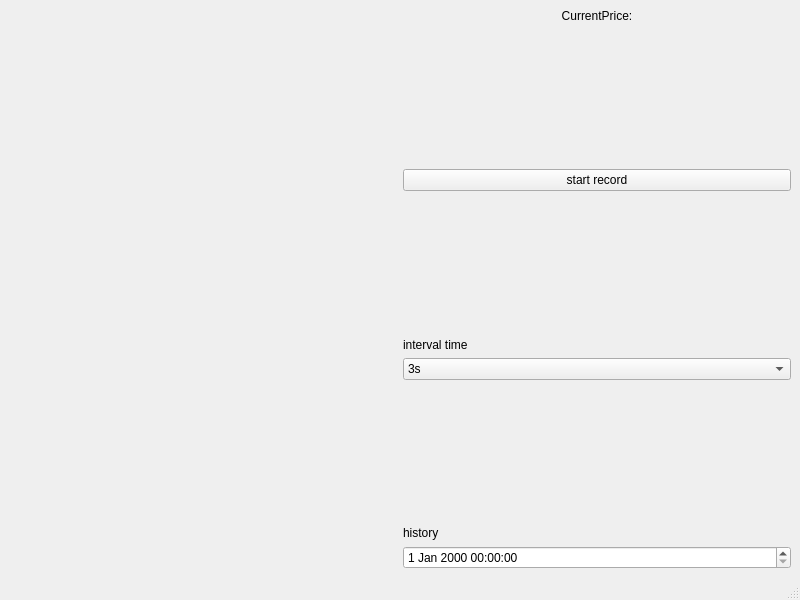
<?xml version="1.0" encoding="UTF-8"?>
<ui version="4.0">
 <class>MainWindow</class>
 <widget class="QMainWindow" name="MainWindow">
  <property name="geometry">
   <rect>
    <x>0</x>
    <y>0</y>
    <width>800</width>
    <height>600</height>
   </rect>
  </property>
  <property name="windowTitle">
   <string>MainWindow</string>
  </property>
  <widget class="QWidget" name="centralwidget">
   <layout class="QHBoxLayout" name="horizontalLayout">
    <item>
     <widget class="QChartView" name="chartWidget" native="true"/>
    </item>
    <item>
     <layout class="QVBoxLayout" name="verticalLayout">
      <item>
       <widget class="QLabel" name="realtimePriceLabel">
        <property name="text">
         <string>CurrentPrice:</string>
        </property>
        <property name="alignment">
         <set>Qt::AlignmentFlag::AlignCenter</set>
        </property>
       </widget>
      </item>
      <item>
       <spacer name="verticalSpacer_3">
        <property name="orientation">
         <enum>Qt::Orientation::Vertical</enum>
        </property>
        <property name="sizeHint" stdset="0">
         <size>
          <width>20</width>
          <height>40</height>
         </size>
        </property>
       </spacer>
      </item>
      <item>
       <widget class="QPushButton" name="startEndBtn">
        <property name="text">
         <string>start record</string>
        </property>
       </widget>
      </item>
      <item>
       <spacer name="verticalSpacer">
        <property name="orientation">
         <enum>Qt::Orientation::Vertical</enum>
        </property>
        <property name="sizeHint" stdset="0">
         <size>
          <width>20</width>
          <height>40</height>
         </size>
        </property>
       </spacer>
      </item>
      <item>
       <widget class="QLabel" name="label">
        <property name="layoutDirection">
         <enum>Qt::LayoutDirection::LeftToRight</enum>
        </property>
        <property name="text">
         <string>interval time</string>
        </property>
        <property name="alignment">
         <set>Qt::AlignmentFlag::AlignLeading|Qt::AlignmentFlag::AlignLeft|Qt::AlignmentFlag::AlignVCenter</set>
        </property>
       </widget>
      </item>
      <item>
       <widget class="QComboBox" name="accuracyCombo">
        <item>
         <property name="text">
          <string>3s</string>
         </property>
        </item>
        <item>
         <property name="text">
          <string>1m</string>
         </property>
        </item>
        <item>
         <property name="text">
          <string>15m</string>
         </property>
        </item>
        <item>
         <property name="text">
          <string>30m</string>
         </property>
        </item>
        <item>
         <property name="text">
          <string>1h</string>
         </property>
        </item>
        <item>
         <property name="text">
          <string>1d</string>
         </property>
        </item>
       </widget>
      </item>
      <item>
       <spacer name="verticalSpacer_2">
        <property name="orientation">
         <enum>Qt::Orientation::Vertical</enum>
        </property>
        <property name="sizeHint" stdset="0">
         <size>
          <width>20</width>
          <height>40</height>
         </size>
        </property>
       </spacer>
      </item>
      <item>
       <widget class="QLabel" name="label_2">
        <property name="text">
         <string>history</string>
        </property>
       </widget>
      </item>
      <item>
       <widget class="QDateTimeEdit" name="historyRecord"/>
      </item>
     </layout>
    </item>
   </layout>
  </widget>
  <widget class="QMenuBar" name="menubar">
   <property name="geometry">
    <rect>
     <x>0</x>
     <y>0</y>
     <width>800</width>
     <height>37</height>
    </rect>
   </property>
  </widget>
  <widget class="QStatusBar" name="statusbar"/>
 </widget>
 <customwidgets>
  <customwidget>
   <class>QChartView</class>
   <extends>QWidget</extends>
   <header>qchartview.h</header>
   <container>1</container>
  </customwidget>
 </customwidgets>
 <resources/>
 <connections/>
</ui>
